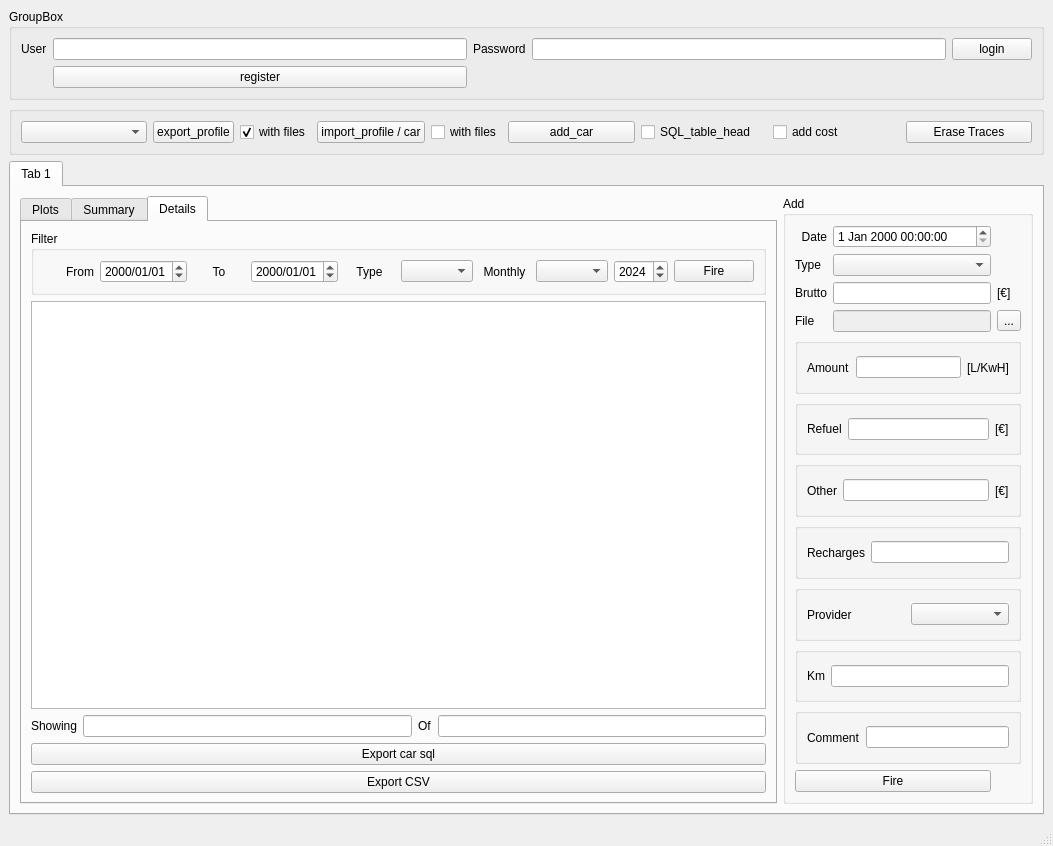
<?xml version="1.0" encoding="UTF-8"?>
<ui version="4.0">
 <class>MainWindow</class>
 <widget class="QMainWindow" name="MainWindow">
  <property name="geometry">
   <rect>
    <x>0</x>
    <y>0</y>
    <width>1053</width>
    <height>846</height>
   </rect>
  </property>
  <property name="windowTitle">
   <string>MainWindow</string>
  </property>
  <widget class="QWidget" name="centralwidget">
   <layout class="QGridLayout" name="gridLayout_7">
    <item row="0" column="0">
     <widget class="QGroupBox" name="groupBox_3">
      <property name="minimumSize">
       <size>
        <width>0</width>
        <height>50</height>
       </size>
      </property>
      <property name="title">
       <string>GroupBox</string>
      </property>
      <layout class="QGridLayout" name="gridLayout_5">
       <item row="0" column="0">
        <widget class="QLabel" name="label_17">
         <property name="text">
          <string>User</string>
         </property>
        </widget>
       </item>
       <item row="0" column="1">
        <widget class="QLineEdit" name="LE_user_name"/>
       </item>
       <item row="0" column="2">
        <widget class="QLabel" name="label_18">
         <property name="text">
          <string>Password</string>
         </property>
        </widget>
       </item>
       <item row="0" column="3">
        <widget class="QLineEdit" name="LE_user_pass">
         <property name="echoMode">
          <enum>QLineEdit::Password</enum>
         </property>
        </widget>
       </item>
       <item row="0" column="4">
        <widget class="QPushButton" name="PB_login">
         <property name="text">
          <string>login</string>
         </property>
        </widget>
       </item>
       <item row="1" column="1">
        <widget class="QPushButton" name="PB_create_user">
         <property name="text">
          <string>register</string>
         </property>
        </widget>
       </item>
      </layout>
     </widget>
    </item>
    <item row="1" column="0">
     <widget class="QGroupBox" name="GB_user_options">
      <property name="title">
       <string/>
      </property>
      <layout class="QGridLayout" name="gridLayout_2">
       <item row="0" column="5">
        <widget class="QCheckBox" name="CB_add_alim">
         <property name="text">
          <string>add cost</string>
         </property>
        </widget>
       </item>
       <item row="0" column="4">
        <widget class="QCheckBox" name="CB_SQL_table_head">
         <property name="text">
          <string>SQL_table_head</string>
         </property>
        </widget>
       </item>
       <item row="0" column="2">
        <layout class="QHBoxLayout" name="horizontalLayout_10">
         <item>
          <widget class="QPushButton" name="PB_import_profile">
           <property name="text">
            <string>import_profile / car</string>
           </property>
          </widget>
         </item>
         <item>
          <widget class="QCheckBox" name="CB_import_profile_with_files">
           <property name="text">
            <string>with files</string>
           </property>
           <property name="checked">
            <bool>false</bool>
           </property>
          </widget>
         </item>
        </layout>
       </item>
       <item row="0" column="0">
        <widget class="QComboBox" name="CB_all_user_cars"/>
       </item>
       <item row="0" column="3">
        <widget class="QPushButton" name="PB_add_car">
         <property name="text">
          <string>add_car</string>
         </property>
        </widget>
       </item>
       <item row="0" column="1">
        <layout class="QHBoxLayout" name="horizontalLayout_9">
         <item>
          <widget class="QPushButton" name="PB_export_profile">
           <property name="text">
            <string>export_profile</string>
           </property>
          </widget>
         </item>
         <item>
          <widget class="QCheckBox" name="CB_export_profile_with_files">
           <property name="text">
            <string>with files</string>
           </property>
           <property name="checked">
            <bool>true</bool>
           </property>
          </widget>
         </item>
        </layout>
       </item>
       <item row="0" column="6">
        <widget class="QPushButton" name="PB_erase_traces">
         <property name="text">
          <string>Erase Traces</string>
         </property>
        </widget>
       </item>
      </layout>
     </widget>
    </item>
    <item row="2" column="0">
     <widget class="QTabWidget" name="TW_main_user_interface">
      <property name="currentIndex">
       <number>0</number>
      </property>
      <widget class="QWidget" name="tab_3">
       <attribute name="title">
        <string>Tab 1</string>
       </attribute>
       <layout class="QGridLayout" name="gridLayout_8">
        <item row="0" column="0">
         <widget class="QTabWidget" name="TW_plot_summary_det">
          <property name="currentIndex">
           <number>2</number>
          </property>
          <widget class="QWidget" name="tab_4">
           <attribute name="title">
            <string>Plots</string>
           </attribute>
           <layout class="QGridLayout" name="gridLayout_9">
            <item row="0" column="0">
             <widget class="QWidget" name="widget" native="true">
              <property name="minimumSize">
               <size>
                <width>600</width>
                <height>200</height>
               </size>
              </property>
              <property name="maximumSize">
               <size>
                <width>16777215</width>
                <height>16777215</height>
               </size>
              </property>
              <property name="styleSheet">
               <string notr="true">background-color: qradialgradient(spread:pad, cx:0.5, cy:0.5, radius:0.5, fx:0.5, fy:0.5, stop:0 rgba(0, 0, 0, 255), stop:1 rgba(255, 255, 255, 255));</string>
              </property>
              <layout class="QGridLayout" name="loc_de_plot"/>
             </widget>
            </item>
           </layout>
          </widget>
          <widget class="QWidget" name="tab">
           <attribute name="title">
            <string>Summary</string>
           </attribute>
           <layout class="QGridLayout" name="gridLayout_3">
            <item row="2" column="0">
             <widget class="QTableWidget" name="table_alimentari">
              <property name="minimumSize">
               <size>
                <width>0</width>
                <height>0</height>
               </size>
              </property>
              <property name="maximumSize">
               <size>
                <width>16777215</width>
                <height>100</height>
               </size>
              </property>
             </widget>
            </item>
            <item row="3" column="0">
             <widget class="QTableWidget" name="table_totals"/>
            </item>
            <item row="1" column="0">
             <widget class="QTableWidget" name="table_last_records">
              <property name="maximumSize">
               <size>
                <width>16777215</width>
                <height>400</height>
               </size>
              </property>
             </widget>
            </item>
           </layout>
          </widget>
          <widget class="QWidget" name="tab_2">
           <attribute name="title">
            <string>Details</string>
           </attribute>
           <layout class="QGridLayout" name="gridLayout_4">
            <item row="0" column="0">
             <widget class="QGroupBox" name="groupBox">
              <property name="title">
               <string>Filter</string>
              </property>
              <layout class="QGridLayout" name="gridLayout">
               <item row="0" column="0">
                <widget class="QLabel" name="label">
                 <property name="layoutDirection">
                  <enum>Qt::LeftToRight</enum>
                 </property>
                 <property name="text">
                  <string>From</string>
                 </property>
                 <property name="alignment">
                  <set>Qt::AlignRight|Qt::AlignTrailing|Qt::AlignVCenter</set>
                 </property>
                </widget>
               </item>
               <item row="0" column="1">
                <widget class="QDateEdit" name="DEFrom">
                 <property name="minimumSize">
                  <size>
                   <width>80</width>
                   <height>0</height>
                  </size>
                 </property>
                 <property name="maximumSize">
                  <size>
                   <width>100</width>
                   <height>16777215</height>
                  </size>
                 </property>
                 <property name="displayFormat">
                  <string>yyyy/MM/dd</string>
                 </property>
                </widget>
               </item>
               <item row="0" column="2">
                <widget class="QLabel" name="label_2">
                 <property name="text">
                  <string>To</string>
                 </property>
                 <property name="alignment">
                  <set>Qt::AlignCenter</set>
                 </property>
                </widget>
               </item>
               <item row="0" column="3">
                <widget class="QDateEdit" name="DEBis">
                 <property name="minimumSize">
                  <size>
                   <width>80</width>
                   <height>0</height>
                  </size>
                 </property>
                 <property name="maximumSize">
                  <size>
                   <width>100</width>
                   <height>16777215</height>
                  </size>
                 </property>
                 <property name="displayFormat">
                  <string>yyyy/MM/dd</string>
                 </property>
                </widget>
               </item>
               <item row="0" column="4">
                <widget class="QLabel" name="label_3">
                 <property name="text">
                  <string>Type</string>
                 </property>
                 <property name="alignment">
                  <set>Qt::AlignCenter</set>
                 </property>
                </widget>
               </item>
               <item row="0" column="5">
                <widget class="QComboBox" name="CB_alim_types_filter">
                 <property name="minimumSize">
                  <size>
                   <width>0</width>
                   <height>0</height>
                  </size>
                 </property>
                </widget>
               </item>
               <item row="0" column="6">
                <widget class="QLabel" name="label_4">
                 <property name="text">
                  <string>Monthly</string>
                 </property>
                 <property name="alignment">
                  <set>Qt::AlignCenter</set>
                 </property>
                </widget>
               </item>
               <item row="0" column="7">
                <widget class="QComboBox" name="CBMonths"/>
               </item>
               <item row="0" column="8">
                <widget class="QSpinBox" name="SB_year">
                 <property name="minimum">
                  <number>2010</number>
                 </property>
                 <property name="maximum">
                  <number>2050</number>
                 </property>
                 <property name="value">
                  <number>2024</number>
                 </property>
                </widget>
               </item>
               <item row="0" column="9">
                <widget class="QPushButton" name="PB_fire_filter">
                 <property name="text">
                  <string>Fire</string>
                 </property>
                </widget>
               </item>
              </layout>
             </widget>
            </item>
            <item row="1" column="0">
             <widget class="QTableWidget" name="TW_all_alimentari"/>
            </item>
            <item row="2" column="0">
             <layout class="QHBoxLayout" name="horizontalLayout">
              <item>
               <widget class="QLabel" name="label_8">
                <property name="text">
                 <string>Showing</string>
                </property>
               </widget>
              </item>
              <item>
               <widget class="QLineEdit" name="LE_filter_showing"/>
              </item>
              <item>
               <widget class="QLabel" name="label_16">
                <property name="text">
                 <string>Of</string>
                </property>
               </widget>
              </item>
              <item>
               <widget class="QLineEdit" name="LE_total_rows"/>
              </item>
             </layout>
            </item>
            <item row="4" column="0">
             <widget class="QPushButton" name="PB_Export_csv">
              <property name="text">
               <string>Export CSV</string>
              </property>
             </widget>
            </item>
            <item row="3" column="0">
             <widget class="QPushButton" name="PB_export_car_sql">
              <property name="text">
               <string>Export car sql</string>
              </property>
             </widget>
            </item>
           </layout>
          </widget>
         </widget>
        </item>
        <item row="0" column="1">
         <widget class="QGroupBox" name="GB_add_alim">
          <property name="maximumSize">
           <size>
            <width>250</width>
            <height>16777215</height>
           </size>
          </property>
          <property name="title">
           <string>Add</string>
          </property>
          <layout class="QGridLayout" name="gridLayout_6">
           <item row="0" column="0" colspan="2">
            <widget class="QLabel" name="label_5">
             <property name="layoutDirection">
              <enum>Qt::LeftToRight</enum>
             </property>
             <property name="text">
              <string>Date</string>
             </property>
             <property name="alignment">
              <set>Qt::AlignRight|Qt::AlignTrailing|Qt::AlignVCenter</set>
             </property>
            </widget>
           </item>
           <item row="0" column="2">
            <widget class="QDateTimeEdit" name="alim_date"/>
           </item>
           <item row="1" column="0" colspan="2">
            <widget class="QLabel" name="label_7">
             <property name="text">
              <string>Type</string>
             </property>
             <property name="alignment">
              <set>Qt::AlignLeading|Qt::AlignLeft|Qt::AlignVCenter</set>
             </property>
            </widget>
           </item>
           <item row="1" column="2">
            <widget class="QComboBox" name="CB_alim_types">
             <property name="minimumSize">
              <size>
               <width>0</width>
               <height>0</height>
              </size>
             </property>
            </widget>
           </item>
           <item row="2" column="0" colspan="2">
            <widget class="QLabel" name="label_6">
             <property name="text">
              <string>Brutto</string>
             </property>
             <property name="alignment">
              <set>Qt::AlignLeading|Qt::AlignLeft|Qt::AlignVCenter</set>
             </property>
            </widget>
           </item>
           <item row="2" column="2">
            <widget class="QLineEdit" name="LE_brutto"/>
           </item>
           <item row="2" column="3">
            <widget class="QLabel" name="label_19">
             <property name="text">
              <string>[€]</string>
             </property>
            </widget>
           </item>
           <item row="3" column="0">
            <widget class="QLabel" name="label_9">
             <property name="text">
              <string>File</string>
             </property>
             <property name="alignment">
              <set>Qt::AlignLeading|Qt::AlignLeft|Qt::AlignVCenter</set>
             </property>
            </widget>
           </item>
           <item row="3" column="2">
            <widget class="QLineEdit" name="LE_add_file">
             <property name="enabled">
              <bool>false</bool>
             </property>
            </widget>
           </item>
           <item row="3" column="3">
            <widget class="QToolButton" name="TB_add_file">
             <property name="text">
              <string>...</string>
             </property>
            </widget>
           </item>
           <item row="4" column="0" colspan="4">
            <widget class="QGroupBox" name="GB_Amount">
             <property name="title">
              <string/>
             </property>
             <layout class="QHBoxLayout" name="horizontalLayout_3">
              <item>
               <widget class="QLabel" name="label_10">
                <property name="text">
                 <string>Amount</string>
                </property>
                <property name="alignment">
                 <set>Qt::AlignLeading|Qt::AlignLeft|Qt::AlignVCenter</set>
                </property>
               </widget>
              </item>
              <item>
               <widget class="QLineEdit" name="LE_amount"/>
              </item>
              <item>
               <widget class="QLabel" name="label_L_KwH">
                <property name="text">
                 <string>[L/KwH]</string>
                </property>
               </widget>
              </item>
             </layout>
            </widget>
           </item>
           <item row="5" column="0" colspan="4">
            <widget class="QGroupBox" name="GB_Refuel">
             <property name="title">
              <string/>
             </property>
             <layout class="QHBoxLayout" name="horizontalLayout_6">
              <item>
               <widget class="QLabel" name="label_Refuel_eCharge">
                <property name="text">
                 <string>Refuel</string>
                </property>
                <property name="alignment">
                 <set>Qt::AlignLeading|Qt::AlignLeft|Qt::AlignVCenter</set>
                </property>
               </widget>
              </item>
              <item>
               <widget class="QLineEdit" name="LE_refuel"/>
              </item>
              <item>
               <widget class="QLabel" name="label_21">
                <property name="text">
                 <string>[€]</string>
                </property>
               </widget>
              </item>
             </layout>
            </widget>
           </item>
           <item row="7" column="0" colspan="4">
            <widget class="QGroupBox" name="GB_Charges">
             <property name="title">
              <string/>
             </property>
             <layout class="QHBoxLayout" name="horizontalLayout_8">
              <item>
               <widget class="QLabel" name="label_12">
                <property name="text">
                 <string>Recharges</string>
                </property>
                <property name="alignment">
                 <set>Qt::AlignLeading|Qt::AlignLeft|Qt::AlignVCenter</set>
                </property>
               </widget>
              </item>
              <item>
               <widget class="QLineEdit" name="LE_recharges">
                <property name="text">
                 <string/>
                </property>
               </widget>
              </item>
             </layout>
            </widget>
           </item>
           <item row="10" column="0" colspan="4">
            <widget class="QGroupBox" name="GB_Comment">
             <property name="title">
              <string/>
             </property>
             <layout class="QHBoxLayout" name="horizontalLayout_7">
              <item>
               <widget class="QLabel" name="label_14">
                <property name="text">
                 <string>Comment</string>
                </property>
                <property name="alignment">
                 <set>Qt::AlignLeading|Qt::AlignLeft|Qt::AlignVCenter</set>
                </property>
               </widget>
              </item>
              <item>
               <widget class="QLineEdit" name="LE_comment">
                <property name="text">
                 <string/>
                </property>
               </widget>
              </item>
             </layout>
            </widget>
           </item>
           <item row="11" column="0" colspan="3">
            <widget class="QPushButton" name="PB_fire_add_row">
             <property name="text">
              <string>Fire</string>
             </property>
            </widget>
           </item>
           <item row="8" column="0" colspan="4">
            <widget class="QGroupBox" name="GB_provider">
             <property name="maximumSize">
              <size>
               <width>16777215</width>
               <height>250</height>
              </size>
             </property>
             <property name="title">
              <string/>
             </property>
             <layout class="QHBoxLayout" name="horizontalLayout_2">
              <item>
               <widget class="QLabel" name="label_23">
                <property name="text">
                 <string>Provider</string>
                </property>
               </widget>
              </item>
              <item>
               <widget class="QComboBox" name="CB_eProvider"/>
              </item>
             </layout>
            </widget>
           </item>
           <item row="6" column="0" colspan="4">
            <widget class="QGroupBox" name="GB_other">
             <property name="title">
              <string/>
             </property>
             <layout class="QHBoxLayout" name="horizontalLayout_4">
              <item>
               <widget class="QLabel" name="label_15">
                <property name="text">
                 <string>Other</string>
                </property>
                <property name="alignment">
                 <set>Qt::AlignLeading|Qt::AlignLeft|Qt::AlignVCenter</set>
                </property>
               </widget>
              </item>
              <item>
               <widget class="QLineEdit" name="LE_other">
                <property name="text">
                 <string/>
                </property>
               </widget>
              </item>
              <item>
               <widget class="QLabel" name="label_22">
                <property name="text">
                 <string>[€]</string>
                </property>
               </widget>
              </item>
             </layout>
            </widget>
           </item>
           <item row="9" column="0" colspan="4">
            <widget class="QGroupBox" name="GB_Km">
             <property name="title">
              <string/>
             </property>
             <layout class="QHBoxLayout" name="horizontalLayout_5">
              <item>
               <widget class="QLabel" name="label_13">
                <property name="text">
                 <string>Km</string>
                </property>
                <property name="alignment">
                 <set>Qt::AlignLeading|Qt::AlignLeft|Qt::AlignVCenter</set>
                </property>
               </widget>
              </item>
              <item>
               <widget class="QLineEdit" name="LE_km">
                <property name="text">
                 <string/>
                </property>
               </widget>
              </item>
             </layout>
            </widget>
           </item>
          </layout>
         </widget>
        </item>
       </layout>
      </widget>
     </widget>
    </item>
   </layout>
  </widget>
  <widget class="QMenuBar" name="menubar">
   <property name="geometry">
    <rect>
     <x>0</x>
     <y>0</y>
     <width>1053</width>
     <height>21</height>
    </rect>
   </property>
  </widget>
  <widget class="QStatusBar" name="statusbar"/>
 </widget>
 <tabstops>
  <tabstop>LE_user_name</tabstop>
  <tabstop>LE_user_pass</tabstop>
  <tabstop>PB_login</tabstop>
  <tabstop>PB_export_profile</tabstop>
  <tabstop>CB_alim_types</tabstop>
  <tabstop>LE_brutto</tabstop>
  <tabstop>LE_add_file</tabstop>
  <tabstop>PB_fire_add_row</tabstop>
  <tabstop>alim_date</tabstop>
  <tabstop>TW_main_user_interface</tabstop>
  <tabstop>TW_plot_summary_det</tabstop>
  <tabstop>table_last_records</tabstop>
  <tabstop>table_alimentari</tabstop>
  <tabstop>table_totals</tabstop>
  <tabstop>DEFrom</tabstop>
  <tabstop>DEBis</tabstop>
  <tabstop>CB_alim_types_filter</tabstop>
  <tabstop>CBMonths</tabstop>
  <tabstop>SB_year</tabstop>
  <tabstop>PB_fire_filter</tabstop>
  <tabstop>TW_all_alimentari</tabstop>
  <tabstop>LE_filter_showing</tabstop>
  <tabstop>LE_total_rows</tabstop>
  <tabstop>PB_Export_csv</tabstop>
  <tabstop>TB_add_file</tabstop>
 </tabstops>
 <resources/>
 <connections/>
</ui>
